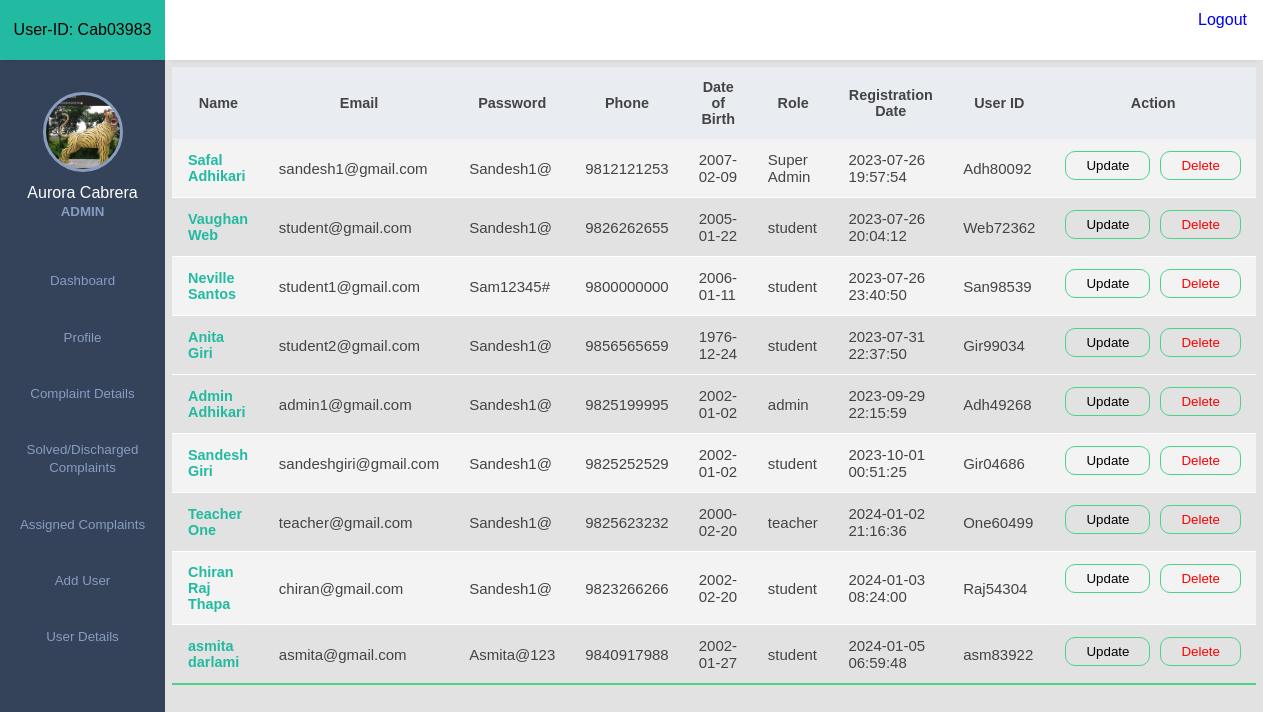
The app's page /teacher_dashboard/userdetails.php (signed in) with its own data.
### tables this page shows
CREATE TABLE `register` (
  `id` int(11) NOT NULL,
  `name` varchar(255) DEFAULT NULL,
  `email` varchar(50) NOT NULL,
  `phone` varchar(10) DEFAULT NULL,
  `dob` varchar(20) DEFAULT NULL,
  `password` varchar(50) DEFAULT NULL,
  `role` varchar(20) DEFAULT NULL,
  `registration_datetime` datetime DEFAULT current_timestamp(),
  `last_login_time` datetime DEFAULT NULL,
  `fake_user` varchar(8) DEFAULT NULL,
  `profile_image` varchar(255) DEFAULT NULL
);

### teacher_dashboard/userdetails.php (the view, shortened to what this page needs)
<!DOCTYPE html>
<html>
<head>
    <link rel="stylesheet" href="../css/user.css">
    <link rel="stylesheet" href="../dashboard/style.css">
    <link rel="stylesheet" href="../pop_up/style.css">
</head>
</body>
</html>
<body>
    <?php
    include_once('../dashboard/admin_dash.php');
    include_once('../connection/connection.php');
    if (isset($_SESSION['user_id'])) {
        $currentUserId = $_SESSION['user_id'];
    } else {
        header("Location: ../login/login.php");
        exit();
    }
    $selectQuery = "SELECT id, name, email, phone, dob, password, role, registration_datetime, last_login_time, fake_user FROM register";
    $selectExe = mysqli_query($con, $selectQuery);
    ?>
    <div class="main-content">
        <section class="main">
            <div class="container">
                <table class="table">
                    <thead>
                        <tr>
                            <th class="center-header">Name</th>
                            <th class="center-header">Email</th>
                            <th class="center-header">Password</th>
                            <th class="center-header">Phone</th>
                            <th class="center-header">Date of Birth</th>
                            <th class="center-header">Role</th>
                            <th class="center-header">Registration Date</th>
                            <th class="center-header">User ID</th>
                            <th class="center-header">Action</th>
                        </tr>
                    </thead>
                    <tbody>
                        <?php
                    while ($row = mysqli_fetch_assoc($selectExe)) {
                        ?>
                        <?php
                        $userId = $row['id'];
                        $rowHidden = $userId === $currentUserId ? 'hidden' : '';
                        ?>
                        <tr <?php echo $rowHidden; ?>>
                            <td><?php echo $row['name'] ?></td>
                            <td><?php echo $row['email'] ?></td>
                            <td><?php echo $row['password'] ?></td>
                            <td><?php echo $row['phone'] ?></td>
                            <td><?php echo $row['dob'] ?></td>
                            <td><?php echo $row['role'] ?></td>
                            <td><?php echo $row['registration_datetime'] ?></td>
                            <td><?php echo $row['fake_user'] ?></td>
                            <td class="crude" style="display: flex; gap:10px;">
                                <button
                                    onclick="window.location.href='../crude/update.php?id=<?php echo $row['id'] ?>'">Update</button>
                                <?php
                                $deleteDisabled = $userId === $currentUserId ? 'disabled' : '';
                                ?>
                                <button class="delete-btn" data-id="<?php echo $userId; ?>" style="color: red"
                                    <?php echo $deleteDisabled; ?>
                                    onclick="deleteConfirmation(<?php echo $userId; ?>)">Delete</button>
                            </td>
                        </tr>
                        <?php
                    }
                    ?>
                    </tbody>
                </table>
            </div>
        </section>
    </div>
</body>
</html>

### dashboard/admin_dash.php (shortened to what this page needs)
<!DOCTYPE html>
<html lang="en">
<head>
    <link rel="stylesheet" href="style.css">
    <link rel="stylesheet"
        href="https://maxst.icons8.com/vue-static/landings/line-awesome/line-awesome/1.3.0/css/line-awesome.min.css">
</head>
<body>
    <?php
    include_once('../connection/connection.php');
    $userId = $_SESSION['user_id'];
    $selectQuery = "SELECT fake_user FROM register WHERE id = '$userId'";
    $selectExe = mysqli_query($con, $selectQuery);
    $row = mysqli_fetch_assoc($selectExe);
    if (isset($_SESSION['user_name'])) {
        $userName = $_SESSION['user_name'];
        $userType = $_SESSION['role'];
    } else {
        header("Location: ../login/login.php");
        exit();
    }
    ?>
    <div class="sidebar">
        <div class="side-header">
            <p><span>User-ID: <?php echo $row['fake_user']; ?></span></p>
        </div>
        <div class="side-content">
            <div class="profile">
                <?php
    if (isset($_SESSION['fake_user'])) {
        $fakeUserID = $_SESSION['fake_user'];
        $selectQuery = "SELECT id, name, fake_user, profile_image, last_login_time FROM register WHERE fake_user = '$fakeUserID'";
        $selectExe = mysqli_query($con, $selectQuery);
        if (mysqli_num_rows($selectExe) > 0) {
            $row = mysqli_fetch_assoc($selectExe);
            $img = $row['profile_image'];
            $userName = $row['name'];
            if ($img && file_exists('../photoes/' . $img)) {
                $profileImageURL = '../photoes/' . $img;
            } else {
                $profileImageURL = '../photoes/user.png';
            }
        } else {
            echo "No user found with the specified fake_user ID.";
        }
    } else {
        echo "Session 'fake_user' variable not set or session not started.";
    }
    ?>
                <div class="profile-img bg-img" style="background-image: url('<?php echo $profileImageURL; ?>');"></div>
                <h4><?php echo $userName; ?></h4>
                <small style="text-transform: uppercase"><?php echo $userType; ?></small>
            </div>
            <div class="side-menu">
                <ul>
                    <li>
                        <a href="../dashboard/content.php">
                            <small>Dashboard</small>
                        </a>
                    </li>
                    <li>
                        <a href="../profile/profile_setting.php">
                            <small>Profile</small>
                        </a>
                    </li>
                    <li>
                        <a href="../dashboard/complaint_details.php">
                            <small>Complaint Details</small>
                        </a>
                    </li>
                    <li>
                        <a href="../dashboard/solved_comp.php">
                            <small>Solved/Discharged Complaints</small>
                        </a>
                    </li>
                    <li>
                        <a href="../dashboard/assigned_comp.php">
                            <small>Assigned Complaints</small>
                        </a>
                    </li>
                    <li>
                        <a href="../dashboard/adduser.php">
                            <small>Add User</small>
                        </a>
                    </li>
                    <li>
                        <a href="../dashboard/userdetails.php">
                            <small>User Details</small>
                        </a>
                    </li>
                </ul>
            </div>
        </div>
    </div>
    <div class="main-content">
        <header>
            <div class="header-content">
                    <div class="user">
                        <div class="bg-img" style="background-image: url(img/1.jpeg)"></div>
                        <a href="../login/logout.php" style="text-decoration: none;">
                            <span style="font-size:16px">Logout</span></a>
                    </div>
                </div>
            </div>
</body>
</html>

### css/user.css (style rules this page uses)
* { margin: 0; padding: 0; outline: none; border: none; text-decoration: none; box-sizing: border-box; list-style-type: none; font-family: "Poppins", sans-serif; }
body { background: rgb(226, 226, 226); }
.main { position: relative; padding: 7px; width: 100%; margin-top: 60px; }
.table { border-collapse: collapse; margin: 0px 0; font-size: 15px; min-width: 100%; overflow-y: scroll; border-radius: 5px 5px 0 0; }
table thead tr { color: #fff; background: #34AF6D; text-align: left; font-weight: bold; }
.table th, .table td { padding: 12px 15px; }
.table tbody tr { border-bottom: 1px solid #ffffff; }
.table tbody tr:nth-of-type(odd) { background: #f3f3f3; }
.table tbody tr:last-of-type { border-bottom: 2px solid #4AD489; }
.table button { padding: 6px 20px; border-radius: 10px; cursor: pointer; background: transparent; border: 1px solid #4AD489; }
.profile-img { height: 120px; width: 120px; }

### dashboard/style.css (style rules this page uses)
:root { --main-color: #22BAA0; --color-dark: #34425A; --text-grey: #B0B0B0; }
* { margin: 0; padding: 0; text-decoration: none; list-style-type: none; box-sizing: border-box; font-family: 'Merriweather', sans-serif; }
.sidebar { position: fixed; height: 100%; width: 165px; left: 0; bottom: 0; top: 0; z-index: 100; background: var(--color-dark); transition: left 300ms; }
.side-header { box-shadow: 0px 5px 5px -5px rgb(0 0 0 /10%); background: var(--main-color); height: 60px; display: flex; justify-content: center; align-items: center; }
.side-content { height: calc(100vh - 60px); overflow: auto; }
.profile { text-align: center; padding: 2rem 0rem; }
.bg-img { background-repeat: no-repeat; background-size: cover; border-radius: 50%; background-size: cover; }
.profile-img { height: 80px; width: 80px; display: inline-block; margin: 0 auto .5rem auto; border: 3px solid #899DC1; }
.profile h4 { color: #fff; font-weight: 500; }
.profile small { color: #899DC1; font-weight: 600; }
.side-menu ul { text-align: center; }
.side-menu a { display: block; padding: 1.2rem 0rem; }
.side-menu a span, .side-menu a small { color: #899DC1; }
.main-content { margin-left: 165px; width: calc(100% - 165px); transition: margin-left 300ms; }
header { position: fixed; right: 0; top: 0; left: 165px; z-index: 100; height: 60px; box-shadow: 0px 5px 5px -5px rgb(0 0 0 /10%); background: #fff; transition: left 300ms; }
.header-content, .header-menu { display: flex; align-items: center; }
.header-content { justify-content: space-between; padding: 0rem 1rem; }
.user { display: flex; align-items: center; }
.user div, .client-img { height: 40px; width: 40px; margin-right: 1rem; }
.user span:last-child { display: inline-block; margin-left: .3rem; font-size: .8rem; }
input, button, select { outline: none; }
table { border-collapse: collapse; }
table thead tr { background: #e9edf2; }
table thead th { padding: 1rem 0rem; text-align: left; color: #444; font-size: .9rem; }
table thead th:first-child { padding-left: 1rem; }
table tbody td { padding: 1rem 0rem; color: #444; }
table tbody td:first-child { padding-left: 1rem; color: var(--main-color); font-weight: 600; font-size: .9rem; }
table tbody tr { border-bottom: 1px solid #dee2e8; }

### teacher_dashboard/userdetails.php (style rules this page uses)
.center-header { text-align: center; }

### records on screen
register: fake_user "Cab03983", profile_image (picture), name "Aurora Cabrera"
register: name "Safal Adhikari", email "sandesh1@gmail.com", password "Sandesh1@", phone "9812121253", dob "2007-02-09", role "Super Admin", registration_datetime "2023-07-26 19:57:54", fake_user "Adh80092"
register: name "Vaughan Web", email "student@gmail.com", password "Sandesh1@", phone "9826262655", dob "2005-01-22", role "student", registration_datetime "2023-07-26 20:04:12", fake_user "Web72362"
register: name "Neville Santos", email "student1@gmail.com", password "Sam12345#", phone "9800000000", dob "2006-01-11", role "student", registration_datetime "2023-07-26 23:40:50", fake_user "San98539"
register: name "Anita Giri", email "student2@gmail.com", password "Sandesh1@", phone "9856565659", dob "1976-12-24", role "student", registration_datetime "2023-07-31 22:37:50", fake_user "Gir99034"
register: name "Admin Adhikari", email "admin1@gmail.com", password "Sandesh1@", phone "9825199995", dob "2002-01-02", role "admin", registration_datetime "2023-09-29 22:15:59", fake_user "Adh49268"
register: name "Sandesh Giri", email "sandeshgiri@gmail.com", password "Sandesh1@", phone "9825252529", dob "2002-01-02", role "student", registration_datetime "2023-10-01 00:51:25", fake_user "Gir04686"
register: name "Teacher One", email "teacher@gmail.com", password "Sandesh1@", phone "9825623232", dob "2000-02-20", role "teacher", registration_datetime "2024-01-02 21:16:36", fake_user "One60499"
register: name "Chiran Raj Thapa", email "chiran@gmail.com", password "Sandesh1@", phone "9823266266", dob "2002-02-20", role "student", registration_datetime "2024-01-03 08:24:00", fake_user "Raj54304"
register: name "asmita darlami", email "asmita@gmail.com", password "Asmita@123", phone "9840917988", dob "2002-01-27", role "student", registration_datetime "2024-01-05 06:59:48", fake_user "asm83922"

### other values on screen
$userType "ADMIN"
